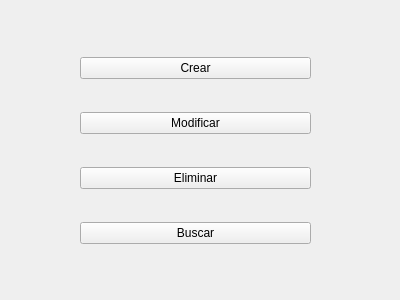
<?xml version="1.0" encoding="UTF-8"?>
<ui version="4.0">
 <class>Form</class>
 <widget class="QWidget" name="Form">
  <property name="geometry">
   <rect>
    <x>0</x>
    <y>0</y>
    <width>400</width>
    <height>300</height>
   </rect>
  </property>
  <property name="windowTitle">
   <string>Form</string>
  </property>
  <widget class="QWidget" name="layoutWidget">
   <property name="geometry">
    <rect>
     <x>80</x>
     <y>30</y>
     <width>231</width>
     <height>241</height>
    </rect>
   </property>
   <layout class="QGridLayout" name="gridLayout">
    <item row="0" column="0">
     <widget class="QPushButton" name="pushButton">
      <property name="text">
       <string>Crear</string>
      </property>
     </widget>
    </item>
    <item row="1" column="0">
     <widget class="QPushButton" name="pushButton_2">
      <property name="text">
       <string>Modificar</string>
      </property>
     </widget>
    </item>
    <item row="2" column="0">
     <widget class="QPushButton" name="pushButton_3">
      <property name="text">
       <string>Eliminar</string>
      </property>
     </widget>
    </item>
    <item row="3" column="0">
     <widget class="QPushButton" name="pushButton_4">
      <property name="text">
       <string>Buscar</string>
      </property>
     </widget>
    </item>
   </layout>
  </widget>
 </widget>
 <resources/>
 <connections/>
</ui>
